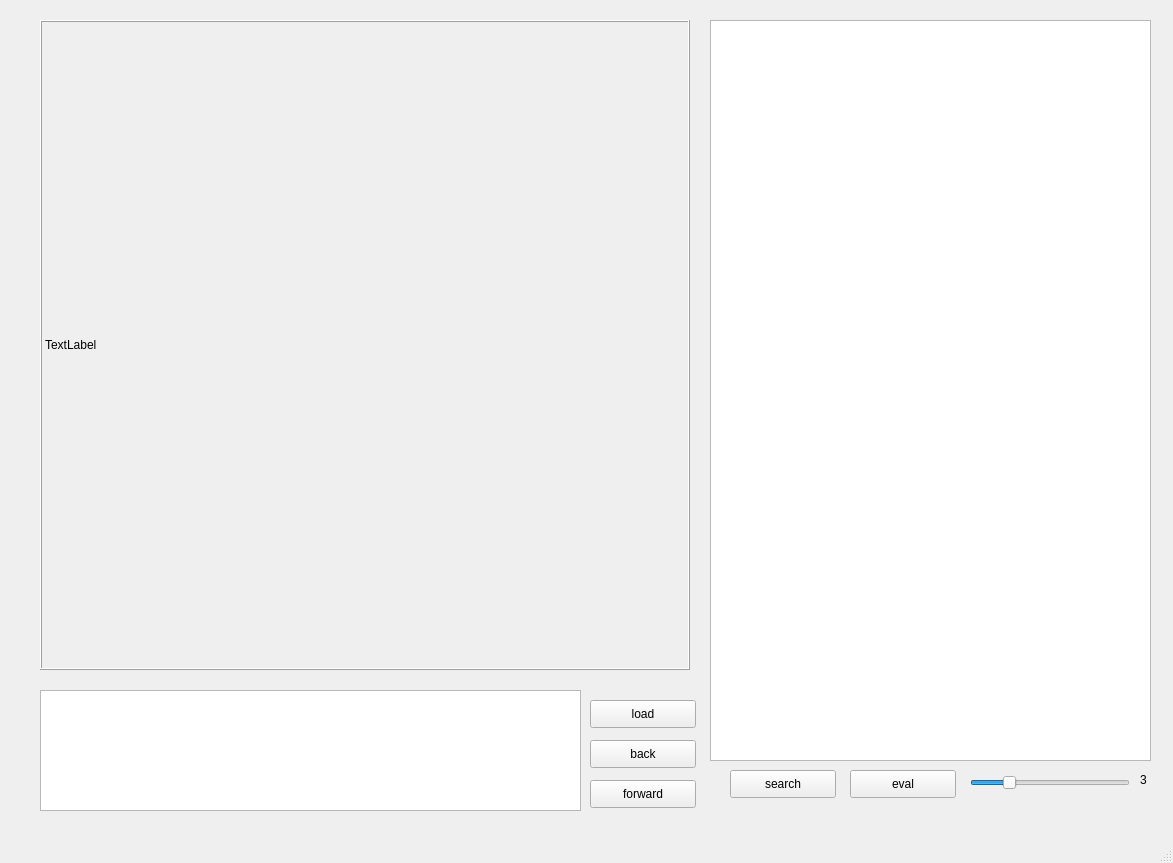
<ui version="4.0" >
 <class>window_main</class>
 <widget class="QMainWindow" name="window_main" >
  <property name="geometry" >
   <rect>
    <x>0</x>
    <y>0</y>
    <width>1173</width>
    <height>863</height>
   </rect>
  </property>
  <property name="windowTitle" >
   <string>tagui</string>
  </property>
  <widget class="QWidget" name="centralwidget" >
   <widget class="QListWidget" name="record" >
    <property name="geometry" >
     <rect>
      <x>40</x>
      <y>690</y>
      <width>541</width>
      <height>121</height>
     </rect>
    </property>
    <property name="batchSize" >
     <number>50</number>
    </property>
    <property name="selectionRectVisible" >
     <bool>false</bool>
    </property>
   </widget>
   <widget class="QPushButton" name="button_back" >
    <property name="geometry" >
     <rect>
      <x>590</x>
      <y>740</y>
      <width>106</width>
      <height>28</height>
     </rect>
    </property>
    <property name="text" >
     <string>back</string>
    </property>
   </widget>
   <widget class="QPushButton" name="button_forward" >
    <property name="geometry" >
     <rect>
      <x>590</x>
      <y>780</y>
      <width>106</width>
      <height>28</height>
     </rect>
    </property>
    <property name="text" >
     <string>forward</string>
    </property>
   </widget>
   <widget class="QLabel" name="board" >
    <property name="geometry" >
     <rect>
      <x>40</x>
      <y>20</y>
      <width>650</width>
      <height>650</height>
     </rect>
    </property>
    <property name="frameShape" >
     <enum>QFrame::Box</enum>
    </property>
    <property name="frameShadow" >
     <enum>QFrame::Raised</enum>
    </property>
    <property name="lineWidth" >
     <number>1</number>
    </property>
    <property name="text" >
     <string>TextLabel</string>
    </property>
   </widget>
   <widget class="QPushButton" name="button_load" >
    <property name="geometry" >
     <rect>
      <x>590</x>
      <y>700</y>
      <width>106</width>
      <height>28</height>
     </rect>
    </property>
    <property name="text" >
     <string>load</string>
    </property>
   </widget>
   <widget class="QTextBrowser" name="log" >
    <property name="geometry" >
     <rect>
      <x>710</x>
      <y>20</y>
      <width>441</width>
      <height>741</height>
     </rect>
    </property>
    <property name="font" >
     <font>
      <family>Monospace</family>
     </font>
    </property>
   </widget>
   <widget class="QPushButton" name="button_search" >
    <property name="geometry" >
     <rect>
      <x>730</x>
      <y>770</y>
      <width>106</width>
      <height>28</height>
     </rect>
    </property>
    <property name="text" >
     <string>search</string>
    </property>
   </widget>
   <widget class="QPushButton" name="button_eval" >
    <property name="geometry" >
     <rect>
      <x>850</x>
      <y>770</y>
      <width>106</width>
      <height>28</height>
     </rect>
    </property>
    <property name="text" >
     <string>eval</string>
    </property>
   </widget>
   <widget class="QSlider" name="slider_time_per_move" >
    <property name="geometry" >
     <rect>
      <x>970</x>
      <y>770</y>
      <width>160</width>
      <height>25</height>
     </rect>
    </property>
    <property name="minimum" >
     <number>1</number>
    </property>
    <property name="maximum" >
     <number>10</number>
    </property>
    <property name="singleStep" >
     <number>1</number>
    </property>
    <property name="sliderPosition" >
     <number>3</number>
    </property>
    <property name="orientation" >
     <enum>Qt::Horizontal</enum>
    </property>
   </widget>
   <widget class="QLabel" name="label_time_per_move" >
    <property name="geometry" >
     <rect>
      <x>1140</x>
      <y>770</y>
      <width>21</width>
      <height>20</height>
     </rect>
    </property>
    <property name="text" >
     <string>3</string>
    </property>
   </widget>
  </widget>
  <widget class="QMenuBar" name="menubar" >
   <property name="geometry" >
    <rect>
     <x>0</x>
     <y>0</y>
     <width>1173</width>
     <height>27</height>
    </rect>
   </property>
  </widget>
  <widget class="QStatusBar" name="statusbar" />
 </widget>
 <resources/>
 <connections/>
</ui>
